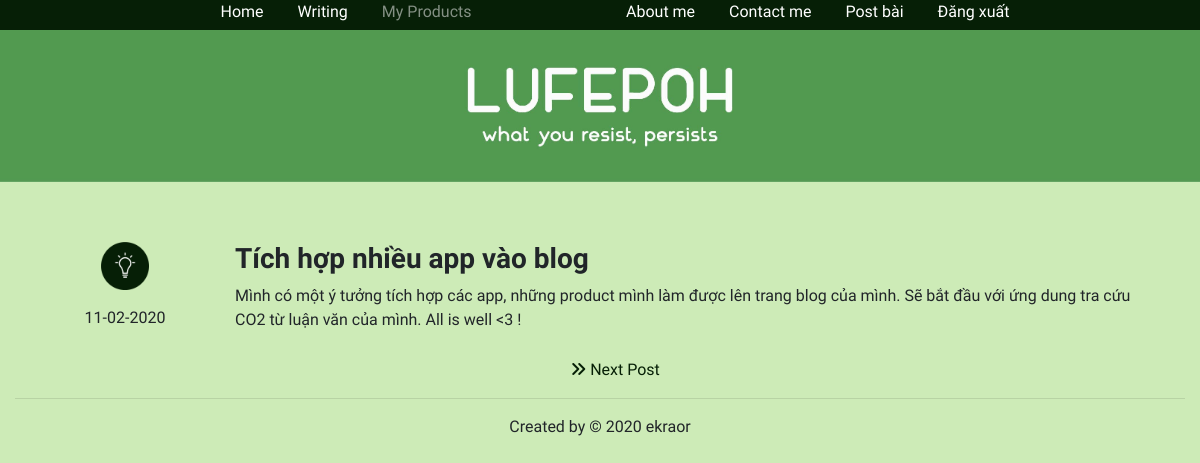
The page /blog/0 (signed in) on the database its author committed.
### application/models.py (models this page shows, shortened)
class Post(db.Model):
    __tablename__ = 'posts'
    id = db.Column(db.Integer, primary_key=True)
    title = db.Column(db.String(100))
    date = db.Column(db.DateTime)
    feeling = db.Column(db.String(10))
    text = db.Column(db.Text)

### application/blog/views.py (the view)
@blog.route('/<int:post_number>',methods=['GET','POST'])
def blog_page(post_number):
    try:
        list_post = Post.query.order_by(Post.id.desc()).all()
        post = list_post[post_number]
        image = 'images/' + post.feeling + '.png'
        return render_template('blog/blog_main_page.html', post_number = post_number, list_post = list_post, post = post, image = image)
    except IndexError:
        return redirect(url_for('blog.blog_page',post_number=0))

### application/blog/__init__.py (called while the page is built)
@blog.app_context_processor
def inject_permissions():
    return dict(Permission=Permission)

### application/models.py (called while the page is built)
@login_manager.user_loader
def load_user(user_id):
    return User.query.get(int(user_id))

### application/templates/blog/blog_main_page.html (shortened to what this page needs)
{%extends 'layout/master.html'%}
{%block head%}
    {{super()}}
{%endblock%}
{%block content%}
<img src="{{url_for('static',filename='images/banner.jpg')}}" class="img-fluid">
<div class="container" style="margin-top: 60px;">
    <div class="row">
        <div class="col-sm-2 text-center">
            <p>
                <img src="{{url_for('static',filename='images/'+post.feeling+'_icon.png')}}" class="img-fluid center">
            </p>
            <p>{{post.date.strftime("%d-%m-%Y")}}</p>
        </div>
        <div class="col-sm-10">
            <h3><b>{{post.title}}</b></h3>
            <p>{{post.text}}</p>
        </div>
    </div>
</div>
<div class="container" style="margin-top: 10px;">
    <div class="row">
        {%if post_number == 0%}
        <div class="col-sm-12 text-center">
            <a href="{{url_for('blog.blog_page',post_number = post_number + 1)}}">
                <i class="fas fa-angle-double-right"></i> Next Post
            </a>
        </div>
        {%elif post_number == (list_post|length-1)%}
        <div class="col-sm-12 text-center">
            <a href="{{url_for('blog.blog_page',post_number = post_number - 1)}}">
                <i class="fas fa-angle-double-left"></i> Previous Post
            </a>
        </div>
        {%endif%}
    </div>
</div>
{%endblock%}

### application/templates/blog/blog_main_page.html (style rules this page uses)
.center { display: block; margin-left: auto; margin-right: auto; width: 30%; }
a { display: inline; margin-left: 30px; }
a:link { color: #061F06; text-decoration: none; }

### rows shown on the page
Post: feeling (picture), date "11-02-2020", title "Tích hợp nhiều app vào blog", text "Mình có một ý tưởng tích hợp các app, những product mình làm được lên trang blog của mình. Sẽ bắt đầu với ứng dung tra cứu CO2 từ luận văn của mình. All is well <3 !"
